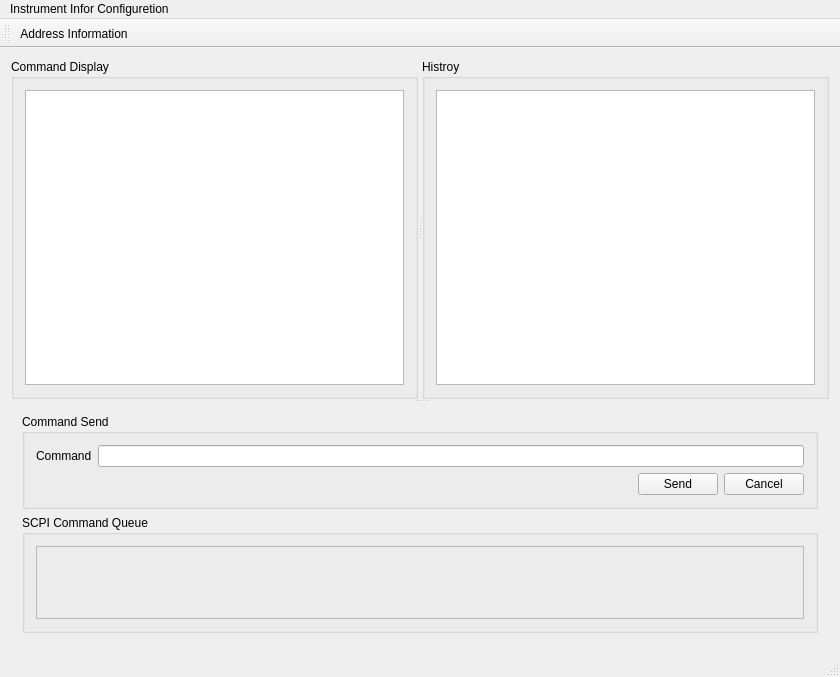
<?xml version="1.0" encoding="UTF-8"?>
<ui version="4.0">
 <class>VisaInstrumentControlAssistantClass</class>
 <widget class="QMainWindow" name="VisaInstrumentControlAssistantClass">
  <property name="geometry">
   <rect>
    <x>0</x>
    <y>0</y>
    <width>840</width>
    <height>677</height>
   </rect>
  </property>
  <property name="windowTitle">
   <string>VisaInstrumentControlAssistant</string>
  </property>
  <widget class="QWidget" name="centralWidget">
   <layout class="QGridLayout" name="gridLayout_5">
    <item row="0" column="0">
     <widget class="QSplitter" name="splitter_2">
      <property name="orientation">
       <enum>Qt::Vertical</enum>
      </property>
      <widget class="QSplitter" name="splitter">
       <property name="styleSheet">
        <string notr="true"/>
       </property>
       <property name="orientation">
        <enum>Qt::Horizontal</enum>
       </property>
       <widget class="QGroupBox" name="groupBox_3">
        <property name="title">
         <string>Command Display</string>
        </property>
        <layout class="QGridLayout" name="gridLayout_3" columnstretch="0">
         <item row="0" column="0">
          <widget class="QTextBrowser" name="textBrowser"/>
         </item>
        </layout>
       </widget>
       <widget class="QGroupBox" name="groupBox">
        <property name="title">
         <string>Histroy</string>
        </property>
        <layout class="QGridLayout" name="gridLayout">
         <item row="0" column="0">
          <widget class="QListView" name="listView"/>
         </item>
        </layout>
       </widget>
      </widget>
      <widget class="QWidget" name="layoutWidget">
       <layout class="QVBoxLayout" name="verticalLayout_2" stretch="0,9">
        <item>
         <widget class="QGroupBox" name="groupBox_4">
          <property name="title">
           <string>Command Send</string>
          </property>
          <layout class="QGridLayout" name="gridLayout_4">
           <item row="0" column="0">
            <layout class="QVBoxLayout" name="verticalLayout" stretch="0,0">
             <item>
              <layout class="QHBoxLayout" name="horizontalLayout_2">
               <item>
                <widget class="QLabel" name="label">
                 <property name="sizePolicy">
                  <sizepolicy hsizetype="Minimum" vsizetype="Minimum">
                   <horstretch>0</horstretch>
                   <verstretch>0</verstretch>
                  </sizepolicy>
                 </property>
                 <property name="styleSheet">
                  <string notr="true"/>
                 </property>
                 <property name="text">
                  <string>Command</string>
                 </property>
                </widget>
               </item>
               <item>
                <widget class="QLineEdit" name="lineEdit"/>
               </item>
              </layout>
             </item>
             <item>
              <layout class="QHBoxLayout" name="horizontalLayout">
               <item>
                <spacer name="horizontalSpacer">
                 <property name="orientation">
                  <enum>Qt::Horizontal</enum>
                 </property>
                 <property name="sizeHint" stdset="0">
                  <size>
                   <width>40</width>
                   <height>20</height>
                  </size>
                 </property>
                </spacer>
               </item>
               <item>
                <widget class="QPushButton" name="pushButton_3">
                 <property name="text">
                  <string>Send</string>
                 </property>
                 <property name="autoRepeat">
                  <bool>true</bool>
                 </property>
                 <property name="autoRepeatDelay">
                  <number>100</number>
                 </property>
                </widget>
               </item>
               <item>
                <widget class="QPushButton" name="pushButton_2">
                 <property name="text">
                  <string>Cancel</string>
                 </property>
                </widget>
               </item>
              </layout>
             </item>
            </layout>
           </item>
          </layout>
         </widget>
        </item>
        <item>
         <widget class="QGroupBox" name="groupBox_2">
          <property name="title">
           <string>SCPI Command Queue</string>
          </property>
          <layout class="QGridLayout" name="gridLayout_2">
           <item row="0" column="0">
            <widget class="QFrame" name="frame">
             <property name="frameShape">
              <enum>QFrame::StyledPanel</enum>
             </property>
             <property name="frameShadow">
              <enum>QFrame::Raised</enum>
             </property>
            </widget>
           </item>
          </layout>
         </widget>
        </item>
       </layout>
      </widget>
     </widget>
    </item>
   </layout>
  </widget>
  <widget class="QMenuBar" name="menuBar">
   <property name="geometry">
    <rect>
     <x>0</x>
     <y>0</y>
     <width>840</width>
     <height>23</height>
    </rect>
   </property>
   <widget class="QMenu" name="menuInstrument_Connection">
    <property name="title">
     <string>Instrument Infor Configuretion </string>
    </property>
    <addaction name="actionAddress_Information"/>
   </widget>
   <addaction name="menuInstrument_Connection"/>
  </widget>
  <widget class="QToolBar" name="mainToolBar">
   <attribute name="toolBarArea">
    <enum>TopToolBarArea</enum>
   </attribute>
   <attribute name="toolBarBreak">
    <bool>false</bool>
   </attribute>
   <addaction name="actionAddress_Information"/>
  </widget>
  <widget class="QStatusBar" name="statusBar"/>
  <action name="actionAddress_Information">
   <property name="icon">
    <iconset resource="visainstrumentcontrolassistant.qrc">
     <normaloff>:/Icon/Resource/instrument.png</normaloff>:/Icon/Resource/instrument.png</iconset>
   </property>
   <property name="text">
    <string>Address Information</string>
   </property>
  </action>
 </widget>
 <layoutdefault spacing="6" margin="11"/>
 <resources>
  <include location="visainstrumentcontrolassistant.qrc"/>
 </resources>
 <connections/>
</ui>
